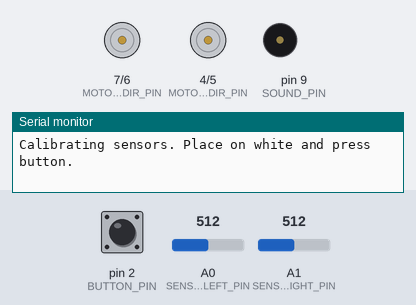
This sketch was run on a simulated Arduino Uno, built with avr-gcc and run on an emulated ATmega328P. On the bench: direction and speed pins drawn as motors (green arrow = direction pin HIGH = forward, orange = LOW = backward, longer = more drive), buzzer (waves = sounding), the last lines printed to the serial monitor. The inputs (shaded band) are chosen by the test bench; at power-on: pin 2 (BUTTON_PIN) HIGH, A0 (SENSOR_LEFT_PIN) = 512, A1 (SENSOR_RIGHT_PIN) = 512.

Above: at 0.8 s.
0.9 s: pin 2 (BUTTON_PIN) pulled LOW for 0.15 s
2.5 s: pin 2 (BUTTON_PIN) pulled LOW for 1 s
5.0 s: pin 2 (BUTTON_PIN) pulsed LOW 2 times (0.12 s each, 0.3 s apart)
At 6.4 s:
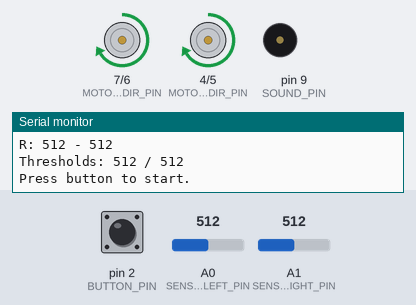
7.1 s: A0 (SENSOR_LEFT_PIN) set to 505
At 7.8 s:
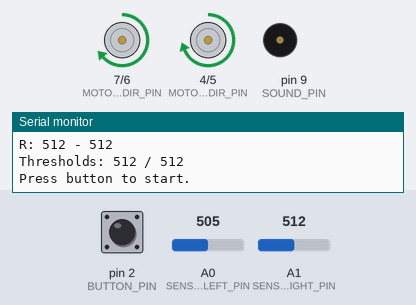
8.6 s: A1 (SENSOR_RIGHT_PIN) set to 503
At 10.2 s:
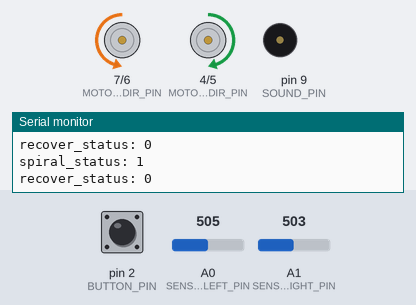
11.6 s: A0 (SENSOR_LEFT_PIN) set to 716
At 12.0 s:
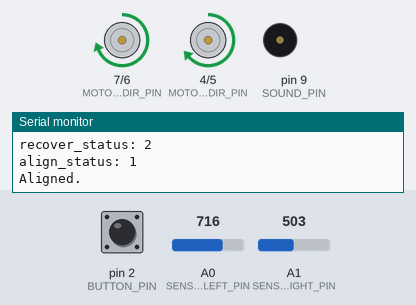
Timing chart, 0 to 14.2 s (numbered marks = the images above; inputs shaded):
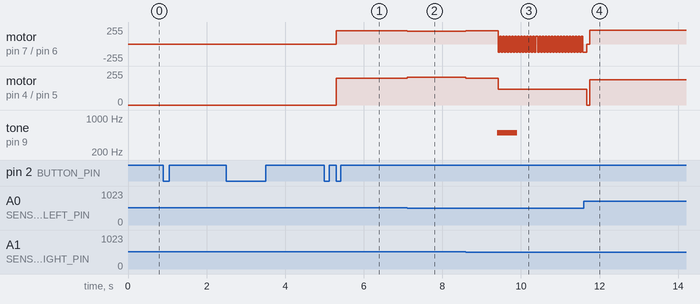

The sketch:

follow_line.ino
```cpp
// Настройки пинов
#define MOTOR_LEFT_PWM_PIN 6
#define MOTOR_LEFT_DIR_PIN 7
#define MOTOR_RIGHT_PWM_PIN 5
#define MOTOR_RIGHT_DIR_PIN 4
#define BUTTON_PIN 2
#define SOUND_PIN 9
#define SENSOR_LEFT_PIN A0
#define SENSOR_RIGHT_PIN A1
#define SENSOR_BACK_PIN A2

// Коэффициенты ПД-регулятора
const float Kp = 5;
const float Kd = 2;
const float Ki = 0;
const int base_speed = 200;

// Переменные для калибровки
int left_white, right_white, left_black, right_black, back_white, back_black;
int left_threshold, right_threshold, back_threshold;
int left_minVal = 1023, left_maxVal = 0;
int right_minVal = 1023, right_maxVal = 0;

// Счётчик потери линии
unsigned long line_seen_millis = 0;
const int line_seen_threshold_ms = 800;
const int line_seen_threshold_2_ms = 5000; // for 2nd stage of searching
const int line_search_stop_threshold_ms = 10 * 1000; // Сколько мс робот будет искать линию до остановки.

// Прочие переменные
const int sensor_mode = -1; // +1 или -1
float last_error = 0; float integral = 0;
bool system_active = false;
bool last_button_state = LOW; // чтобы при первом запуске нажимать только 1 раз

const char recover_status_spiral = 1;
const char recover_status_align = 2;
char recover_status = 0;

// Управление моторами
void set_motors(int left, int right) {
    // Serial.print("Motor L:"); Serial.print(left); Serial.print(" R:"); Serial.println(right);
    digitalWrite(MOTOR_LEFT_DIR_PIN, left >= 0);
    digitalWrite(MOTOR_RIGHT_DIR_PIN, right >= 0);
    analogWrite(MOTOR_LEFT_PWM_PIN, constrain(abs(left), 0, 255));
    analogWrite(MOTOR_RIGHT_PWM_PIN, constrain(abs(right), 0, 255));
}

// Усреднённое считывание аналогового сигнала
int read_smooth(int pin) {
    long total = 0;
    const char attempts = 15;
    for (int i = 0; i < attempts; i++) total += analogRead(pin);
    return total / attempts;
}

// Калибровка датчиков
void calibrate() {
    Serial.println("Calibrating sensors. Place on white and press button.");
    while (digitalRead(BUTTON_PIN)) delay(10);
    while (!digitalRead(BUTTON_PIN)) delay(10);

    left_white = read_smooth(SENSOR_LEFT_PIN);
    right_white = read_smooth(SENSOR_RIGHT_PIN);

    Serial.println("Place on black and press button.");
    while (digitalRead(BUTTON_PIN)) delay(10);
    while (!digitalRead(BUTTON_PIN)) delay(10);

    left_black = read_smooth(SENSOR_LEFT_PIN);
    right_black = read_smooth(SENSOR_RIGHT_PIN);

    left_minVal = left_black;
    left_maxVal = left_white;
    right_minVal = right_black;
    right_maxVal = right_white;

    back_white = (left_white + right_white) / 2;
    back_black = (left_black + right_black) / 2;

    const float ratio = 0.1; // порог потери линии
    left_threshold = left_black + (left_white - left_black) * ratio;
    right_threshold = right_black + (right_white - right_black) * ratio;
    back_threshold = back_black + (back_white - back_black) * ratio;

    Serial.println("Calibration completed:");
    Serial.print("L: "); Serial.print(left_minVal); Serial.print(" - "); Serial.println(left_maxVal);
    Serial.print("R: "); Serial.print(right_minVal); Serial.print(" - "); Serial.println(right_maxVal);
    Serial.print("Thresholds: "); Serial.print(left_threshold); Serial.print(" / "); Serial.println(right_threshold);
}

// Проверка потери линии
bool line_lost() {
    int l_read = analogRead(SENSOR_LEFT_PIN);
    int r_read = analogRead(SENSOR_RIGHT_PIN);
    bool lost = (l_read < left_threshold && r_read < right_threshold);
    if (!lost) line_seen_millis=millis();
    return lost;
}

bool is_aligned() {
    int left_read = analogRead(SENSOR_LEFT_PIN);
    int right_read = analogRead(SENSOR_RIGHT_PIN);
    int back_read = analogRead(SENSOR_BACK_PIN);
    return ((left_read >= left_threshold || right_read >= right_threshold) && back_read >= back_threshold);
}

bool back_is_on_line() {
    int back = analogRead(SENSOR_BACK_PIN);
    return (back >= back_threshold);
}

bool line_lost_with_time_threshold() {
    return
        line_lost()
        && (millis() - line_seen_millis) >= line_seen_threshold_ms;
}

// Поиск линии по спирали, если она потеряна
void spiral_search() {
    const char spiral_status_turn = 1;
    const char spiral_status_forward = 2;
    static char spiral_status = 0;
    static unsigned long go_until = 0;

    Serial.print("spiral_status: "); Serial.println(spiral_status, DEC);

    static unsigned long recover_start_ms = 0;
    static long i = 0;
    i += 1;
    if (!line_lost()) {
        // Линия найдена, сбрасываем статус и переходим к выравниванию
        Serial.println("Line noted, aligning");
        recover_status = recover_status_align;
        spiral_status = 0;
        recover_start_ms = 0;
        go_until = 0;
        return;
    } else if ((recover_start_ms != 0) and (millis() - recover_start_ms >= line_search_stop_threshold_ms)) {
        // Остановка
        Serial.println("Line not found, stopping bot");
        tone(SOUND_PIN, 500, 1000);
        set_motors(0, 0);
        system_active = false;
        recover_status = 0;
        spiral_status = 0;
        recover_start_ms = 0;
        return;
    }

    const int search_speed = 120;
    const int turn_time_ms = 10;
    const float radius_coeff = 0.01;  // linear coeff, from zero to infinity
    int go_forward_ms = (turn_time_ms / 2 + 1) * radius_coeff * i;

    // Serial.println("here");

    // чередуем вращение и движение вперёд
    switch (spiral_status) {
        default:
            // только что начали искать линию
            Serial.println("Line lost.");
            tone(SOUND_PIN, 500, 500);
            i = 0;
            recover_start_ms = millis();
            spiral_status = spiral_status_turn;
            go_until = millis() + turn_time_ms;
            return;
        case spiral_status_turn:
            set_motors(-search_speed, search_speed);  // turn left
            if (millis() > go_until) {
                // finished turning, переходим к движению вперёд
                // set_motors(0, 0);  // мб можно убрать, если другие процессы происходят быстро
                spiral_status = spiral_status_forward;
                go_until = millis() + go_forward_ms;
            }
            return;
        case spiral_status_forward:
            set_motors(search_speed, search_speed);  // go forward
            if (millis() > go_until) {
                // finished going forward, переходим к вращению
                // set_motors(0, 0);  // мб можно убрать, если другие процессы происходят быстро
                spiral_status = spiral_status_turn;
                go_until = millis() + turn_time_ms;
            }
            return;
    }
}

// Вращение бота для выравнивания с линией
void align_line() {
    const int adjusting_speed = 120;
    const int wiggle_timeout_ms = 500; // Сколько мс робот будет ехать вперёд/назад до разворота

    static char align_status = 0;
    const char align_status_check = 1;
    const char align_status_forward = 2;
    const char align_status_turn = 3;
    const char align_status_backward = 4;

    static unsigned long recover_start_ms;
    static unsigned long line_seen_wiggle_millis;
    // Аналогично line_seen_millis, но для этого этапа.
    // Предполагаем, что линия рядом, поэтому в начале ставим текущее время.
    static unsigned long started_going_ms;

    Serial.print("align_status: "); Serial.println(align_status, DEC);

    switch (align_status) {
        default:
            // Только что заметили линию
            set_motors(0, 0);
            Serial.println("Line found. Stop and rotate.");

            // tone-delay
            // tone(SOUND_PIN, 500, 100);
            // delay(200);
            // tone(SOUND_PIN, 500, 100);

            line_seen_wiggle_millis = millis();
            recover_start_ms = millis();

            align_status = align_status_check;
            return;
        case align_status_check:
            if (is_aligned()) {
                // Линия выровнена
                Serial.println("Aligned.");
                set_motors(0, 0);
                // Сбрасываем статусы
                recover_status = 0;
                align_status = 0;

                // tone-delay
                // tone(SOUND_PIN, 500, 100);
                // delay(200);
                // tone(SOUND_PIN, 500, 100);
                // delay(200);
                // tone(SOUND_PIN, 500, 100);

                return;
            }
            else if (!line_lost()) { // Передний датчик на линии
                started_going_ms = millis();
                line_seen_wiggle_millis = millis();
                align_status = align_status_forward;
            }
            else if (back_is_on_line()) { // Задний датчик на линии
                align_status = align_status_backward;
            }
            else { // линия между датчиками
                align_status = align_status_turn;
            }

            if (millis() - line_seen_wiggle_millis >= line_seen_threshold_2_ms ) {
                // Линия потеряна снова
                Serial.println("Line lost while aligning");

                // tone-delay
                // tone(SOUND_PIN, 500, 500);
                // delay(1000);

                // tone-delay
                // debug: "print" state
                // for (int i=0; i<align_status; i++) {
                //     tone(SOUND_PIN, 500, 100);
                //     delay(500);
                // }
                // delay(1000);

                align_status = 0;
                recover_status = 0;

                return;
            }
            break;

        case align_status_forward:
            started_going_ms = millis();
            set_motors(adjusting_speed, adjusting_speed);
            if (millis() >= started_going_ms + wiggle_timeout_ms ) {
                align_status = align_status_turn;
                set_motors(0, 0);
            }
            else if (back_is_on_line()) {
                align_status = align_status_turn;
                set_motors(0, 0);
            }
            else if (line_lost()) {
                align_status = align_status_turn;
                set_motors(0, 0);
            }
            return;
        case align_status_backward:
            started_going_ms = millis();
            set_motors(-adjusting_speed, -adjusting_speed); // go backward
            if (millis() >= started_going_ms + wiggle_timeout_ms ) {
                align_status = align_status_turn;
                set_motors(0, 0);
                // tone(SOUND_PIN, 200, 20); // debug: "print"
            }
            else if (!back_is_on_line()) {
                align_status = align_status_turn;
                set_motors(0, 0);
            }
            else if (!line_lost()) { // front on line
                align_status = align_status_turn;
                set_motors(0, 0);
            }
            return;
        case align_status_turn:
            started_going_ms = millis();
            set_motors(adjusting_speed, -adjusting_speed); // turn right
            if (millis() >= started_going_ms + wiggle_timeout_ms ) {
                align_status = align_status_check;
                set_motors(0, 0);
            }
            else if (back_is_on_line()) {
                align_status = align_status_check;
                set_motors(0, 0);
            }
            else if (!line_lost()) { // front on line
                align_status = align_status_check;
                set_motors(0, 0);
            }
            return;
    }
}

void recover_line() {
    // static char recover_status = 0; // moved to global

    Serial.print("recover_status: "); Serial.println(recover_status, DEC);

    switch (recover_status) {
        case recover_status_spiral:
        default:
            spiral_search();
            break;
        case recover_status_align:
            align_line();
            break;
    }
}

// Следование по линии с использованием PID-регулятора
void follow_track() {
    int l_val = map(analogRead(SENSOR_LEFT_PIN), left_minVal, left_maxVal, 0, 100);
    int r_val = map(analogRead(SENSOR_RIGHT_PIN), right_minVal, right_maxVal, 0, 100);

    float error =  sensor_mode * (l_val - r_val);
    integral += error;
    float correction = Kp * error + Kd * (error - last_error) + Ki * integral; // PID

    int leftPower = base_speed + correction;
    int rightPower = base_speed - correction;

    set_motors(leftPower, rightPower);
    last_error = error;
}

void toggle_system_active_on_button() {
    bool btnState = digitalRead(BUTTON_PIN);
    if (btnState == LOW && last_button_state == HIGH) {
        system_active = !system_active;
    }
    last_button_state = btnState;
}

// Инициализация
void setup() {
    Serial.begin(9600);

    pinMode(MOTOR_LEFT_PWM_PIN, OUTPUT);
    pinMode(MOTOR_LEFT_DIR_PIN, OUTPUT);
    pinMode(MOTOR_RIGHT_PWM_PIN, OUTPUT);
    pinMode(MOTOR_RIGHT_DIR_PIN, OUTPUT);
    pinMode(BUTTON_PIN, INPUT_PULLUP);

    calibrate();

    system_active = false;
    Serial.println("Press button to start.");
    while (digitalRead(BUTTON_PIN) == HIGH) delay(10);
}

// Основной цикл
void loop() {
    toggle_system_active_on_button();
    if (system_active) {
        if ( line_lost_with_time_threshold() || (recover_status==recover_status_align) ) recover_line();
        else follow_track();
    }
}
```

Measured:
- the behaviour switches between 512 and 511 on A1 (SENSOR_RIGHT_PIN) (found by bisection; images 2 and 3)
- after the input at 5.0 s, motor on pin 7 (MOTOR_LEFT_DIR_PIN) / pin 6 (MOTOR_LEFT_PWM_PIN), motor on pin 4 (MOTOR_RIGHT_DIR_PIN) / pin 5 (MOTOR_RIGHT_PWM_PIN): stopped → forward 200/255 after 0.30 s
- after the input at 7.1 s, motor on pin 7 (MOTOR_LEFT_DIR_PIN) / pin 6 (MOTOR_LEFT_PWM_PIN): forward 200/255 → forward 190/255 at once; motor on pin 4 (MOTOR_RIGHT_DIR_PIN) / pin 5 (MOTOR_RIGHT_PWM_PIN): forward 200/255 → forward 210/255 at once
- after the input at 8.6 s, motor on pin 7 (MOTOR_LEFT_DIR_PIN) / pin 6 (MOTOR_LEFT_PWM_PIN): forward 190/255 → forward 200/255 at once, then repeats every 0.08 s: backward 120/255 0.04 s, forward 120/255 0.04 s; motor on pin 4 (MOTOR_RIGHT_DIR_PIN) / pin 5 (MOTOR_RIGHT_PWM_PIN): forward 210/255 → forward 200/255 at once, → forward 120/255 0.82 s later
- after the input at 11.6 s, motor on pin 4 (MOTOR_RIGHT_DIR_PIN) / pin 5 (MOTOR_RIGHT_PWM_PIN): forward 120/255 → stopped after 0.07 s, → forward 190/255 0.08 s later
